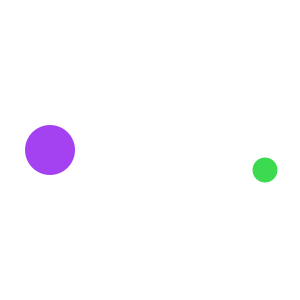
Frame 1 (no input)
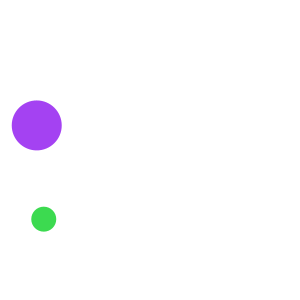
Frame 60 (the mouse pressed at the canvas centre just before this capture)
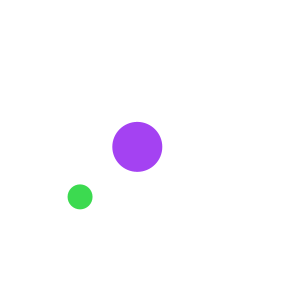
Frame 120 (the mouse held since frame 60 and released just before this capture)

The Processing sketch that drew these frames (run headless with seeded random() and noise(); from frame 60 on, the mouse is pressed at the canvas centre):

// Processing sketch: Collision_response
// ── Collision_response.pde
PhysicsBody b1,b2;
Collider2D c2d;
void setup(){
  size(300,300);
    b1 = new PhysicsBody(100,new PVector(width/2-100,height/2));
    b2 = new PhysicsBody(50,new PVector(270,height/2+20));
    c2d = new Collider2D(b1,b2);
    //b1.applyLinearImpulse(new PVector(450,0));
    b2.applyLinearImpulse(new PVector(-250,00));
}

void draw(){
  background(255);
  b1.collideWithWalls();
  b2.collideWithWalls();
  //b1.gravity();
  //b2.gravity();
  b1.update();
  b2.update();
  c2d.update();
  
  //println(b1.velocity.mag()+"     "+b2.velocity.mag());
  
 if(mousePressed){
    b1.gravity();
  b2.gravity();
 }
  
  b1.draw();
  b2.draw();
  
  
  
}

// ── Collider2D.pde
class Collider2D {

  PhysicsBody b1, b2;
  float b1_bouncyness,b2_bouncyness;

  Collider2D(PhysicsBody b1,PhysicsBody b2) {
    this.b1 = b1;
    this.b2 = b2;
    b1_bouncyness=200;
    b2_bouncyness=200;
  }


  void update() {
    if(dist(b1.position.x,b1.position.y,b2.position.x,b2.position.y)>b1.radius+b2.radius)return;
    PVector b12b2 =  PVector.sub(b2.position, b1.position);
    float d = b12b2.mag();
    float sum_radii = b1.radius+b2.radius;
    b12b2.normalize();
    float penetration = sum_radii-d;
    b1.applyLinearImpulse(b12b2.copy().mult(-penetration - b1_bouncyness));
    b2.applyLinearImpulse(b12b2.mult(penetration + b2_bouncyness));
    
  }
}

enum ColliderType {
  CIRCLE
}

// ── PhysicsBody.pde
float g=5, G=5, density=4,maxVel=18;

class PhysicsBody {

  PVector position, velocity, acceleration;
  float radius, mass;

  color c;

  PhysicsBody(float m, PVector pos) {
    radius = m/density; // not an actual formula, just to simplify the calculation
    mass = m;
    position = pos.copy();
    velocity = new PVector();
    acceleration = new PVector();
    c = color(random(255), random(255), random(255));
  }

  void draw() {
    fill(c);
    noStroke();
    circle(position.x, position.y, radius * 2);
  }

  void attract(PhysicsBody pBody) {
    PVector r = PVector.sub(position, pBody.position);
    float d = constrain(r.mag(), 10, 60);
    PVector force = r.normalize();
    force.mult(G * mass * pBody.mass/pow(d, 2));
    pBody.applyLinearImpulse(force);
  }

  void update() {
    velocity.add(acceleration);
    position.add(velocity);
    acceleration.mult(0);
    velocity.setMag(min(velocity.mag(),maxVel));
}

  void applyLinearImpulse(PVector force) {
    acceleration.add(force.div(mass));
  }

  // this will not cause the object to rotate on its own axis
  void applyLinearImpulse(PVector point, PVector force) {

    pushMatrix();
    translate(position.x, position.y);
    if (dist(position.x, position.y, point.x, point.y)>radius ) {
      return;
    }
    PVector f = PVector.fromAngle(atan(position.y-point.y/position.x-point.x));
    f.setMag(force.mag());
    popMatrix();
    print(f.mag());
    applyLinearImpulse(f);
  }

  void gravity() {

    applyLinearImpulse(new PVector(0, g));
  }

  void collideWithWalls() {
    if (position.x + radius >= width) {
      velocity.x *= -1;
      position.x = width - radius;
    } else if ( position.x - radius <= 0) {
      velocity.x *= -1;
      position.x = radius;
    }
    if (position.y - radius  <= 0 ) {
      velocity.y *= -1;
      position.y = radius ;
    } else if (position.y + radius >= height) {
      velocity.y *= -1;
      position.y = height - radius;
    }
  }

}
